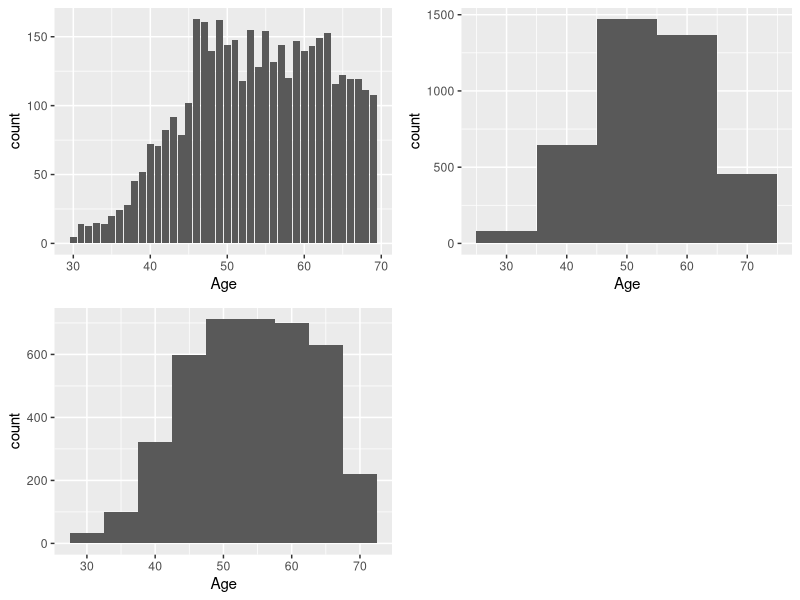
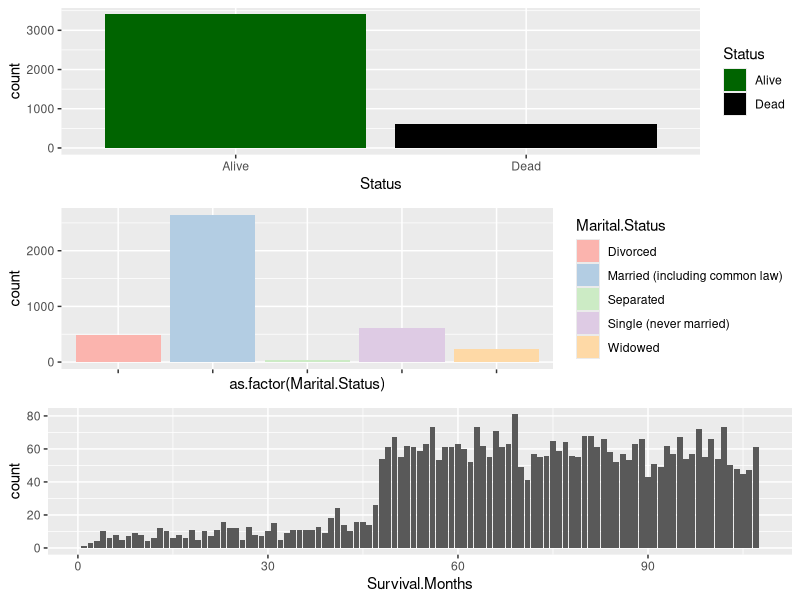
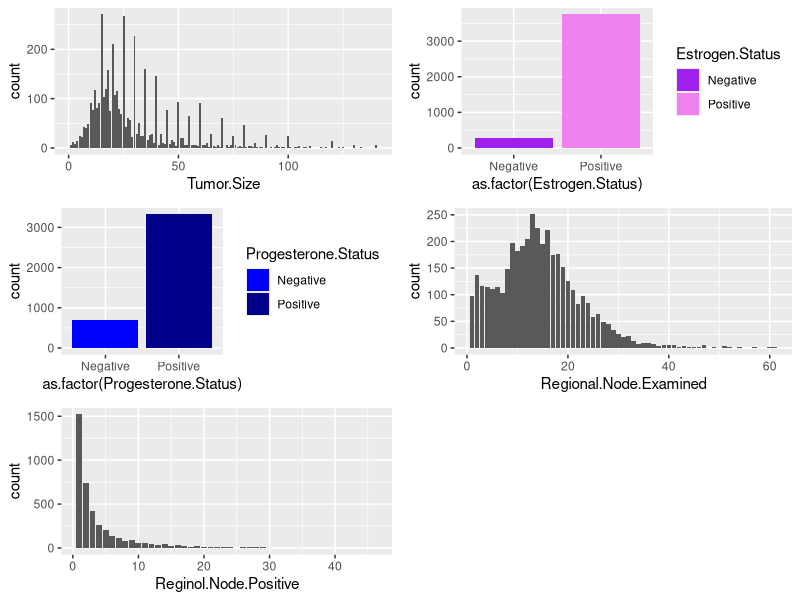
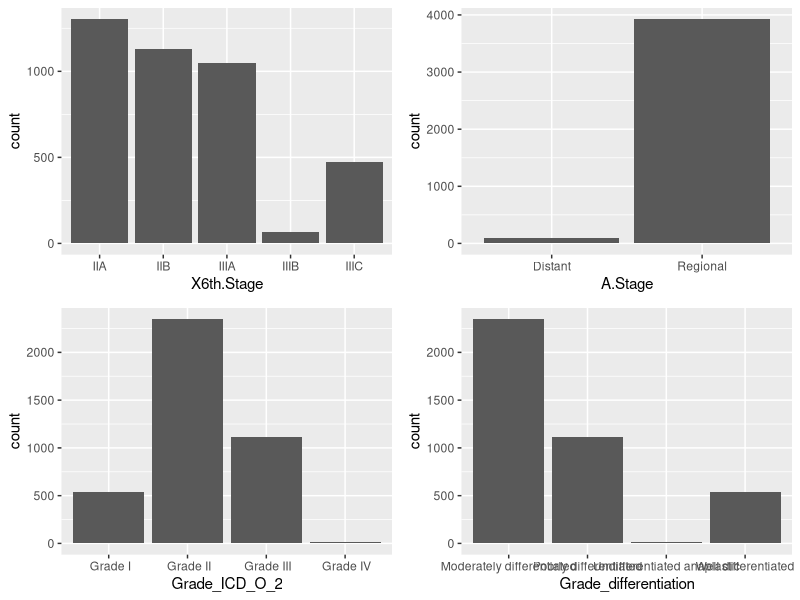
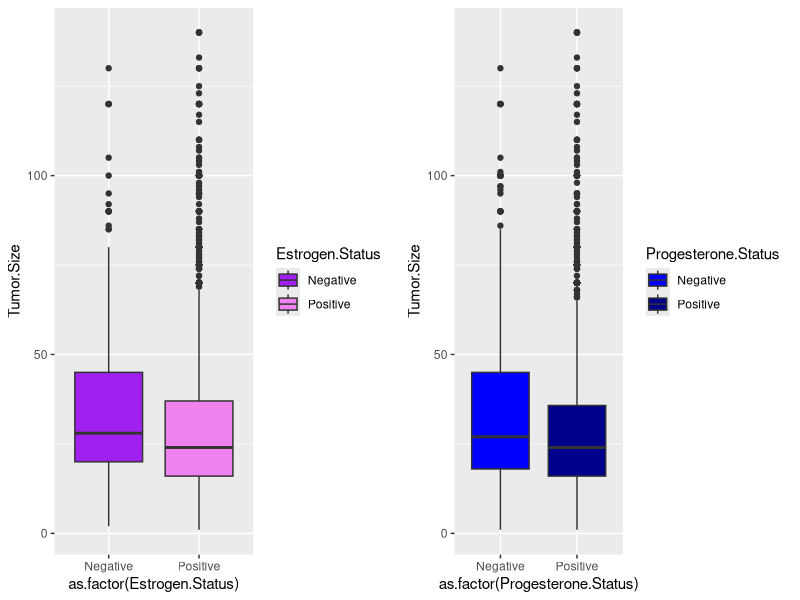
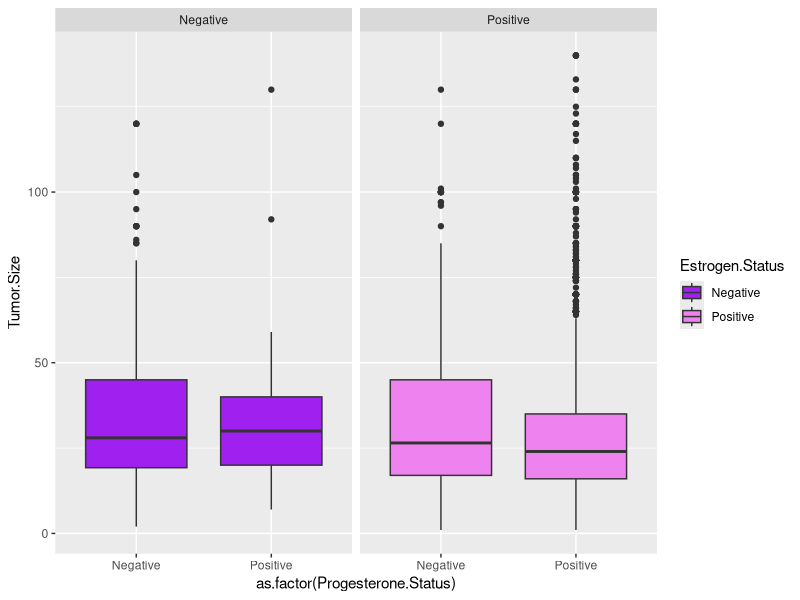
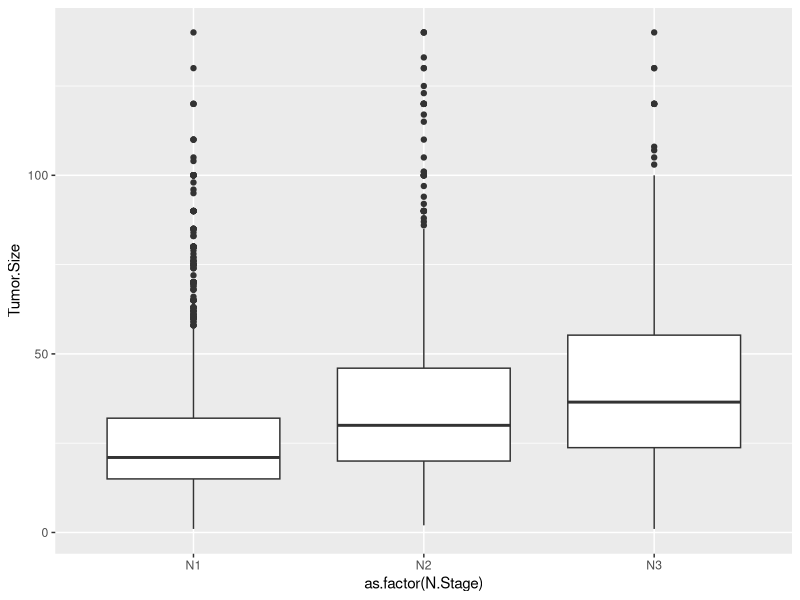
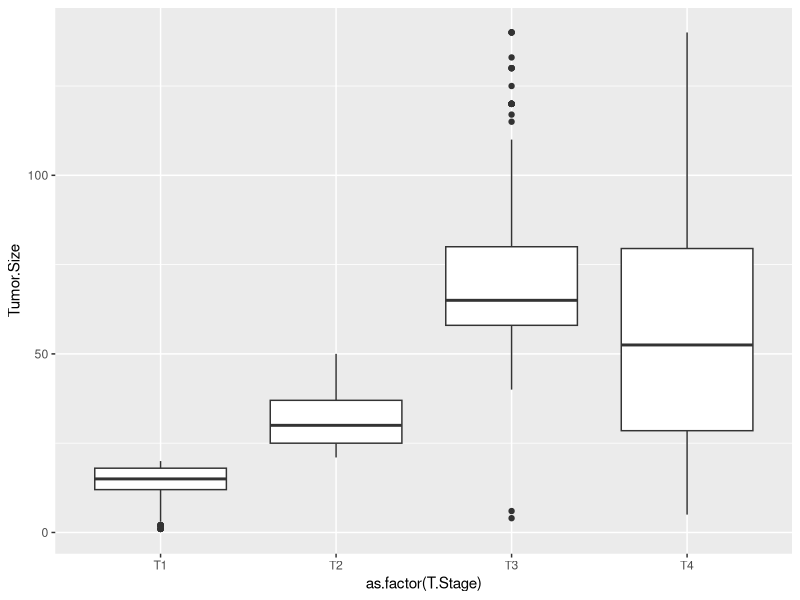

Generate these figures, in order, with R:
## ---- chunk 1
# Load packages
library(ggplot2)
library(stringr)
library(ggpubr)
library(RColorBrewer)
## ---- chunk 2
## Color settings
palette_status = c("darkgreen","black")
palette_survival = RColorBrewer::brewer.pal(11,"Spectral")
palette_ageGroup = RColorBrewer::brewer.pal(11,"BrBG")
palette_estrogene = c("purple","violet")
palette_progesterone = c("blue","darkblue")
palette_marital_status = RColorBrewer::brewer.pal(5, "Pastel1")
palette_tumorGroup = RColorBrewer::brewer.pal(11, "Set3")
## ---- chunk 3
# Ici il y a un titre aux colonnes, le separateur est une virgule et on a aussi le numero de ligne
data = read.csv2("./SEER_breast_cancer.csv", header = TRUE, sep=",", row.names = 1)
metadata = read.csv2("./metadata_SEER_breast_cancer.csv", header = TRUE, sep=";")
## ---- chunk 4
head(data)
View(data)
## ---- chunk 5
metadata
View(metadata)
## ---- chunk 6
typeof(data$Age)
## ---- chunk 7
str(data)
## ---- chunk 8
na_count <-sapply(data, function(y) sum(is.na(y)))
na_count <- data.frame(na_count)
na_count # No NA in this dataset
## ---- chunk 9
summary(data)
## ---- chunk 10
# Pour une variable : Age
mean(data$Age) #moyenne
var(data$Age) #variance
sd(data$Age) #ecart-type
## ---- chunk 11
# Pour toutes les variables en creeant un tableau
stat_descriptive = data.frame(matrix(ncol=4, nrow=0))
for (col_name in colnames(data)){
  if (typeof(data[,col_name]) == "integer"){
    stat = c(col_name,mean(data[,col_name]),var(data[,col_name]),sd(data[,col_name]))
    stat_descriptive=rbind(stat_descriptive,stat)
  }
}
# Print the results
colnames(stat_descriptive) = c("Variable","Moyenne","Variance","Ecart-type")
stat_descriptive
## ---- chunk 12
# Pour le T Stage
summary(as.factor(data$T.Stage)) #ou
table(data$T.Stage)
## ---- chunk 13
summary(as.factor(data$Marital.Status))
summary(as.factor(data$T.Stage))
summary(as.factor(data$N.Stage))
summary(as.factor(data$X6th.Stage))
summary(as.factor(data$A.Stage))
#etc. 


## ---- chunk 14
# stat="count calcule pour chaque age le nombre de patientes
p1 = ggplot(data, aes(x=Age)) + geom_bar(stat = "count")
# stat = bin autorise le regroupement en plus grande categories d'age (ici de largeur 10ans)
p2=ggplot(data, aes(x=Age)) + geom_bar(stat = "bin", binwidth=10)
#bin plus petite
p3=ggplot(data, aes(x=Age)) + geom_bar(stat = "bin", binwidth=5)

ggarrange(p1,p2,p3)
## ---- chunk 15
p4=ggplot(data, aes(x=Status, fill=Status)) + geom_bar(stat = "count") + 
  scale_fill_manual(values=palette_status)
p5=ggplot(data, aes(x=as.factor(Marital.Status), fill=Marital.Status)) + geom_bar(stat = "count") + 
  scale_fill_manual(values=palette_marital_status)+ theme(axis.text.x=element_blank())
p6=ggplot(data, aes(x=Survival.Months)) + geom_bar(stat = "count")

ggarrange(p4,p5,p6,nrow = 3)
## ---- chunk 16
p7=ggplot(data, aes(x=Tumor.Size)) + geom_bar(stat = "count")
p8=ggplot(data, aes(x=as.factor(Estrogen.Status), fill=Estrogen.Status)) + geom_bar(stat = "count")+ scale_fill_manual(values=palette_estrogene)
p9=ggplot(data, aes(x=as.factor(Progesterone.Status), fill=Progesterone.Status)) + geom_bar(stat = "count")+ scale_fill_manual(values=palette_progesterone)
p10=ggplot(data, aes(x=Regional.Node.Examined)) + geom_bar(stat = "count")
p11=ggplot(data, aes(x=Reginol.Node.Positive)) + geom_bar(stat = "count")
ggarrange(p7,p8,p9,p10,p11, nrow=3, ncol=2)

## ---- chunk 17
p12=ggplot(data, aes(x=X6th.Stage)) + geom_bar(stat = "count") 
p13=ggplot(data, aes(x=A.Stage)) + geom_bar(stat = "count") 
p14=ggplot(data, aes(x=Grade_ICD_O_2)) + geom_bar(stat = "count") 
p15=ggplot(data, aes(x=Grade_differentiation)) + geom_bar(stat = "count") 
ggarrange(p12,p13,p14,p15)

## ---- chunk 18
# En fonction des statuts des hormones
p16=ggplot(data, aes(x=as.factor(Estrogen.Status), y=Tumor.Size, fill=Estrogen.Status))+ geom_boxplot() +
  scale_fill_manual(values=palette_estrogene)

p17=ggplot(data, aes(x=as.factor(Progesterone.Status), y=Tumor.Size, fill=Progesterone.Status))+ geom_boxplot() + 
  scale_fill_manual(values=palette_progesterone)

ggarrange(p16,p17)

# Un exemple d'utilisation de la fonction facet_wrap() qui permet de representer plus de variables
p18=ggplot(data, aes(x=as.factor(Progesterone.Status), y=Tumor.Size, fill=Estrogen.Status))+ geom_boxplot()+
  facet_wrap(.~Estrogen.Status) + scale_fill_manual(values=palette_estrogene)

p18

## ---- chunk 19
ggplot(data, aes(x=as.factor(N.Stage), y=Tumor.Size))+ geom_boxplot()
ggplot(data, aes(x=as.factor(T.Stage), y=Tumor.Size))+ geom_boxplot()
## ---- chunk 20
#En fonction de l'age
ggplot(data, aes(x=Age, y=Tumor.Size, group=Age))+ geom_boxplot()
# on peut utiliser dans le aes(group= ) pour indiquer de rassembler par petits groupes (ici de meme Age) les valeurs
ggplot(data, aes(x=Age, y=Tumor.Size, group=Age))+ geom_boxplot()
## ---- chunk 21
# Age
## Dans un premier temps, on regarde quelles sont les valeurs min-max
summary(data$Age)

## Ensuite on recode la variable avec les valeurs
### On cree les differentes classe d'age
labs <- c(paste(seq(30, 65, by = 5), seq(30 + 5 - 1, 70 - 1, by = 5),
                sep = "-"), paste(70, "+", sep = ""))

## On cree la nouvelle colonne
data$AgeGroup <- cut(data$Age, breaks = c(seq(30, 70, by = 5), Inf), labels = labs, right = FALSE)

## On verifie que cela a bien fonctionne
table(data$Age)
table(data$AgeGroup)
## ---- chunk 22
# On fait de meme avec la variable Survival.Months
summary(data$Survival.Months)

# Recode la variable
labs_survival <- c(paste(seq(0, 95, by = 10), seq(0 + 5 - 1, 100 - 1, by = 10),
                         sep = "-"), paste(100, "+", sep = ""))
data$SurvivalGroup <- cut(data$Survival.Months, breaks = c(seq(0, 100, by = 10), Inf), labels = labs_survival, right = FALSE)

## On verifie que cela a bien fonctionne
table(data$Survival.Months)
table(data$SurvivalGroup)

## ---- chunk 23
# Premiere partie : selection des patientes avec T.Stage = T1,T2 ou T3
table(data$T.Stage)

#We select by the exclusion : we want all T1,T2 T3 so we don't want T4
data_tstage = data[data$T.Stage != "T4",]
table(data_tstage$T.Stage)

# Make a plot to illustrate T.Stage ~ Tumor size
ggplot(data_tstage, aes(x=as.factor(T.Stage), y=Tumor.Size, fill=T.Stage))+ geom_boxplot() +
  xlab("T Stage") + ylab("Taille de la tumeur")

 
## ---- chunk 24
# One-way ANOVA : on ne compare que des variables une a une
one.way <- aov(Tumor.Size ~ T.Stage, data = data_tstage)
summary(one.way)
